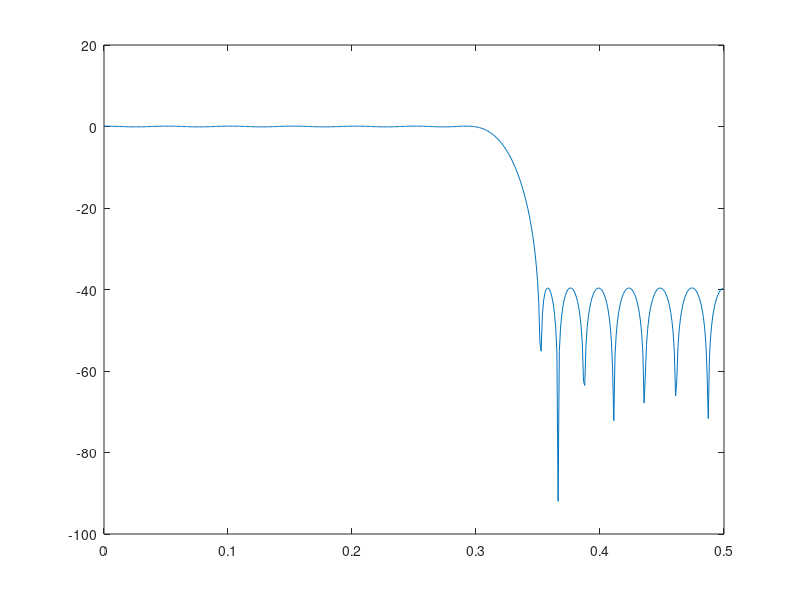
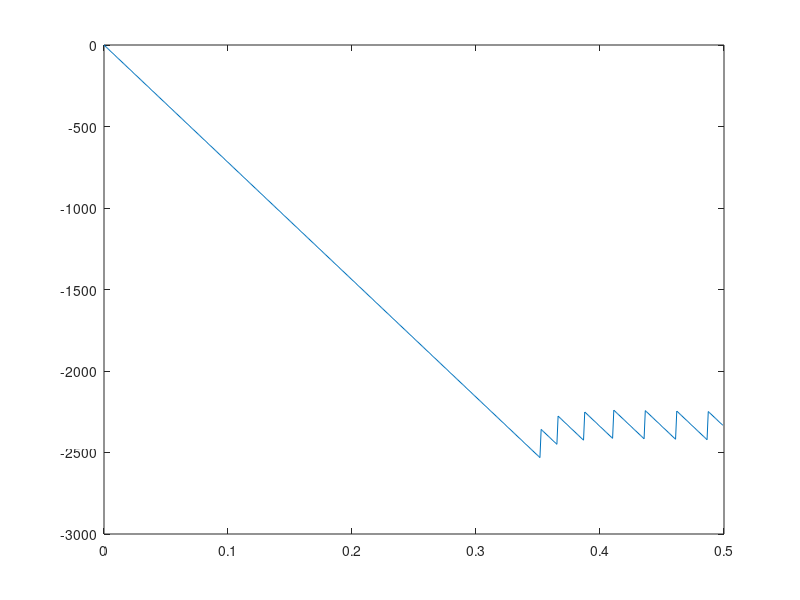
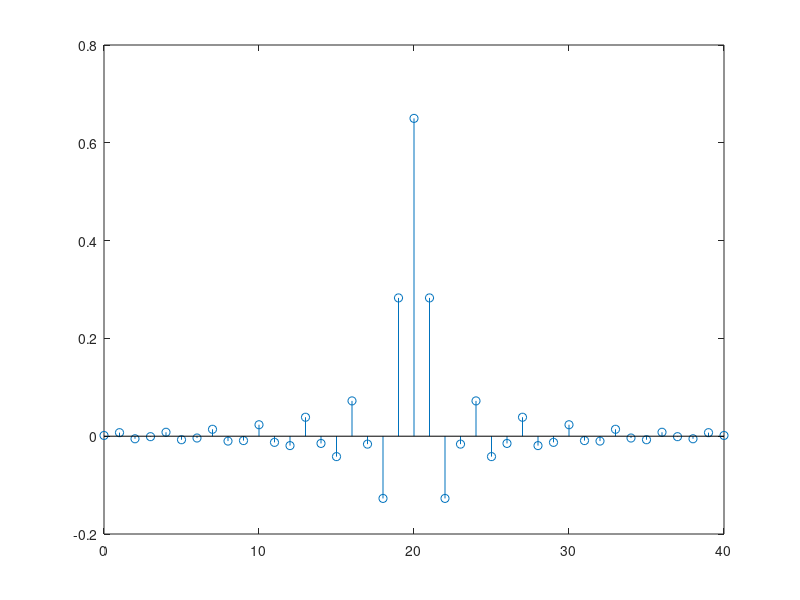

The MATLAB script that drew these images, in order:
echo on
f_cutoff=3000;
f_stopband=3500;
fs=10000;
f1=2*(f_cutoff)/(fs);
f2=2*(f_stopband)/(fs);
N=41;
F=[0 f1 f2 1];
M=[1 1 0 0];
B=remez(N-1,F,M); %Designs a linear-phase FIR filter using the Parks-McClellan algorithm. 
%The Parks-McClellan algorithm uses the Remez exchange algorithm and Chebyshev
%%%%%Graficando%%%%%%%%%
figure(1);
[H,W]=freqz(B); %Returns the complex frequency response H of the filter system object. W is the frequencies
%at which the function evaluates the response. 
H_in_dB=20*log10(abs(H));
plot(W/(2*pi),H_in_dB);
figure(2);
plot(W/(2*pi),(180/pi)*unwrap(angle(H)));
%%%%%Grafica la resp al impulso%%%%%%%%
figure(3);
stem([0:N-1],B);
